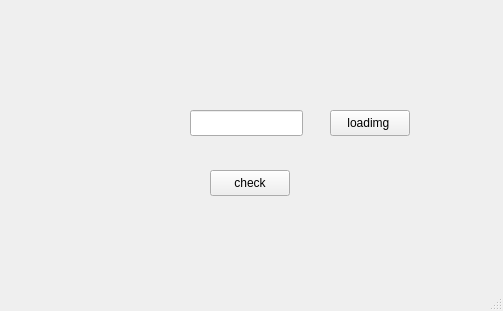
<?xml version="1.0" encoding="UTF-8"?>
<ui version="4.0">
 <class>MainWindow</class>
 <widget class="QMainWindow" name="MainWindow">
  <property name="geometry">
   <rect>
    <x>0</x>
    <y>0</y>
    <width>503</width>
    <height>311</height>
   </rect>
  </property>
  <property name="windowTitle">
   <string>MainWindow</string>
  </property>
  <widget class="QWidget" name="centralwidget">
   <widget class="QLabel" name="image">
    <property name="geometry">
     <rect>
      <x>180</x>
      <y>10</y>
      <width>141</width>
      <height>71</height>
     </rect>
    </property>
    <property name="text">
     <string/>
    </property>
    <property name="pixmap">
     <pixmap>../out.jpg</pixmap>
    </property>
   </widget>
   <widget class="QPushButton" name="loadbtn">
    <property name="geometry">
     <rect>
      <x>330</x>
      <y>110</y>
      <width>80</width>
      <height>26</height>
     </rect>
    </property>
    <property name="text">
     <string>loadimg </string>
    </property>
   </widget>
   <widget class="QLineEdit" name="textinput">
    <property name="geometry">
     <rect>
      <x>190</x>
      <y>110</y>
      <width>113</width>
      <height>26</height>
     </rect>
    </property>
   </widget>
   <widget class="QPushButton" name="checkbtn">
    <property name="geometry">
     <rect>
      <x>210</x>
      <y>170</y>
      <width>80</width>
      <height>26</height>
     </rect>
    </property>
    <property name="text">
     <string>check</string>
    </property>
   </widget>
  </widget>
  <widget class="QMenuBar" name="menubar">
   <property name="geometry">
    <rect>
     <x>0</x>
     <y>0</y>
     <width>503</width>
     <height>23</height>
    </rect>
   </property>
  </widget>
  <widget class="QStatusBar" name="statusbar"/>
 </widget>
 <resources/>
 <connections/>
</ui>
